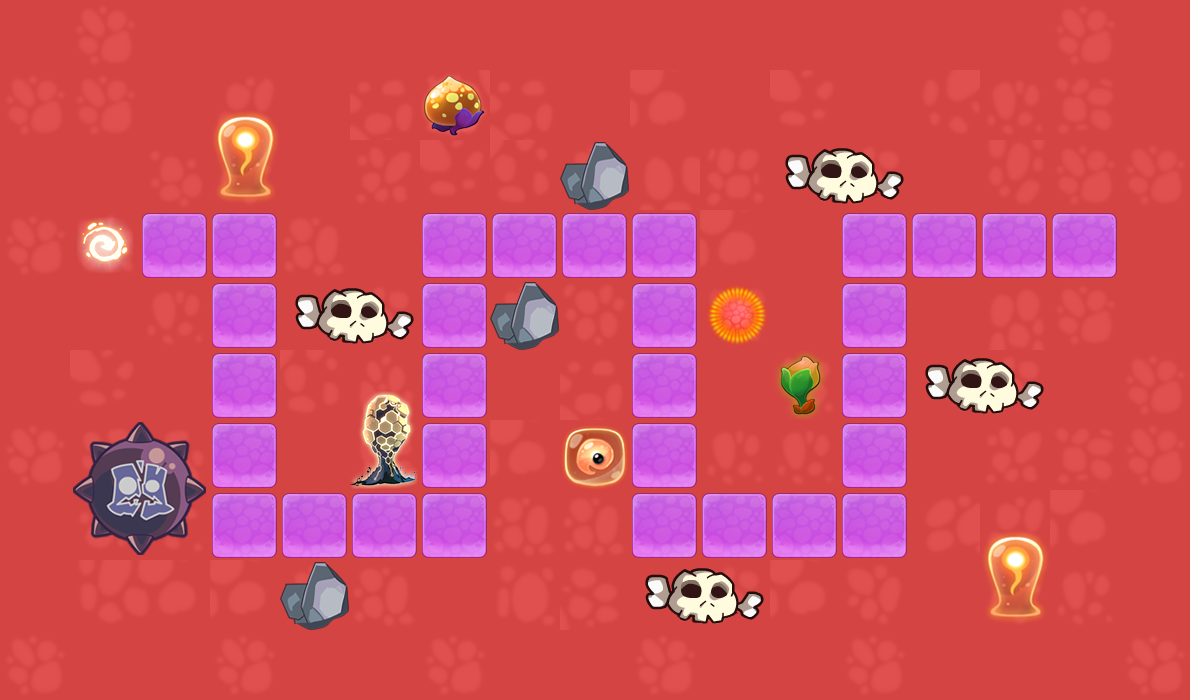

The image is a tile-based game level rendered from a .tmx file. Its description and complete source (layers, tilesets, objects, tile grids) follow:
An orthogonal 17x10 tile map with 70x70 px tiles, 1 tile layer (bg) and 2 objects (player, end).

<map version="1.0" orientation="orthogonal" renderorder="right-down" width="17" height="10" tilewidth="70" tileheight="70" nextobjectid="5">
 <tileset firstgid="1" name="4" tilewidth="70" tileheight="70" tilecount="91" columns="13">
  <image source="4.png" width="910" height="490" />
  <tile id="0">
   <properties>
    <property name="type" value="block" />
   </properties>
  </tile>
  <tile id="1">
   <properties>
    <property name="type" value="ground" />
   </properties>
  </tile>
  <tile id="2">
   <properties>
    <property name="type" value="block" />
   </properties>
  </tile>
  <tile id="3">
   <properties>
    <property name="type" value="ground" />
   </properties>
  </tile>
  <tile id="4">
   <properties>
    <property name="type" value="ground" />
   </properties>
  </tile>
  <tile id="5">
   <properties>
    <property name="type" value="ground" />
   </properties>
  </tile>
  <tile id="6">
   <properties>
    <property name="type" value="ground" />
   </properties>
  </tile>
  <tile id="7">
   <properties>
    <property name="type" value="ground" />
   </properties>
  </tile>
  <tile id="8">
   <properties>
    <property name="type" value="ground" />
   </properties>
  </tile>
  <tile id="9">
   <properties>
    <property name="type" value="ground" />
   </properties>
  </tile>
  <tile id="10">
   <properties>
    <property name="type" value="ground" />
   </properties>
  </tile>
  <tile id="11">
   <properties>
    <property name="type" value="block" />
   </properties>
  </tile>
  <tile id="12">
   <properties>
    <property name="type" value="ground" />
   </properties>
  </tile>
  <tile id="13">
   <properties>
    <property name="type" value="ground" />
   </properties>
  </tile>
  <tile id="14">
   <properties>
    <property name="type" value="ground" />
   </properties>
  </tile>
  <tile id="15">
   <properties>
    <property name="type" value="ground" />
   </properties>
  </tile>
  <tile id="16">
   <properties>
    <property name="type" value="block" />
   </properties>
  </tile>
  <tile id="17">
   <properties>
    <property name="type" value="block" />
   </properties>
  </tile>
  <tile id="18">
   <properties>
    <property name="type" value="ground" />
   </properties>
  </tile>
  <tile id="19">
   <properties>
    <property name="type" value="block" />
   </properties>
  </tile>
  <tile id="20">
   <properties>
    <property name="type" value="ground" />
   </properties>
  </tile>
  <tile id="21">
   <properties>
    <property name="type" value="block" />
   </properties>
  </tile>
  <tile id="22">
   <properties>
    <property name="type" value="block" />
   </properties>
  </tile>
  <tile id="23">
   <properties>
    <property name="type" value="ground" />
   </properties>
  </tile>
  <tile id="24">
   <properties>
    <property name="type" value="block" />
   </properties>
  </tile>
  <tile id="25">
   <properties>
    <property name="type" value="ground" />
   </properties>
  </tile>
  <tile id="26">
   <properties>
    <property name="type" value="ground" />
   </properties>
  </tile>
  <tile id="27">
   <properties>
    <property name="type" value="ground" />
   </properties>
  </tile>
  <tile id="28">
   <properties>
    <property name="type" value="road" />
   </properties>
  </tile>
  <tile id="29">
   <properties>
    <property name="type" value="ground" />
   </properties>
  </tile>
  <tile id="30">
   <properties>
    <property name="type" value="ground" />
   </properties>
  </tile>
  <tile id="31">
   <properties>
    <property name="type" value="ground" />
   </properties>
  </tile>
  <tile id="32">
   <properties>
    <property name="type" value="ground" />
   </properties>
  </tile>
  <tile id="33">
   <properties>
    <property name="type" value="ground" />
   </properties>
  </tile>
  <tile id="34">
   <properties>
    <property name="type" value="ground" />
   </properties>
  </tile>
  <tile id="35">
   <properties>
    <property name="type" value="ground" />
   </properties>
  </tile>
  <tile id="36">
   <properties>
    <property name="type" value="ground" />
   </properties>
  </tile>
  <tile id="37">
   <properties>
    <property name="type" value="ground" />
   </properties>
  </tile>
  <tile id="38">
   <properties>
    <property name="type" value="ground" />
   </properties>
  </tile>
  <tile id="39">
   <properties>
    <property name="type" value="ground" />
   </properties>
  </tile>
  <tile id="40">
   <properties>
    <property name="type" value="road" />
   </properties>
  </tile>
  <tile id="41">
   <properties>
    <property name="type" value="road" />
   </properties>
  </tile>
  <tile id="42">
   <properties>
    <property name="type" value="ground" />
   </properties>
  </tile>
  <tile id="43">
   <properties>
    <property name="type" value="ground" />
   </properties>
  </tile>
  <tile id="44">
   <properties>
    <property name="type" value="ground" />
   </properties>
  </tile>
  <tile id="45">
   <properties>
    <property name="type" value="ground" />
   </properties>
  </tile>
  <tile id="46">
   <properties>
    <property name="type" value="ground" />
   </properties>
  </tile>
  <tile id="47">
   <properties>
    <property name="type" value="ground" />
   </properties>
  </tile>
  <tile id="48">
   <properties>
    <property name="type" value="ground" />
   </properties>
  </tile>
  <tile id="49">
   <properties>
    <property name="type" value="ground" />
   </properties>
  </tile>
  <tile id="50">
   <properties>
    <property name="type" value="ground" />
   </properties>
  </tile>
  <tile id="51">
   <properties>
    <property name="type" value="ground" />
   </properties>
  </tile>
  <tile id="52">
   <properties>
    <property name="type" value="ground" />
   </properties>
  </tile>
  <tile id="53">
   <properties>
    <property name="type" value="ground" />
   </properties>
  </tile>
  <tile id="54">
   <properties>
    <property name="type" value="road" />
   </properties>
  </tile>
  <tile id="55">
   <properties>
    <property name="type" value="ground" />
   </properties>
  </tile>
  <tile id="56">
   <properties>
    <property name="type" value="ground" />
   </properties>
  </tile>
  <tile id="57">
   <properties>
    <property name="type" value="ground" />
   </properties>
  </tile>
  <tile id="58">
   <properties>
    <property name="type" value="ground" />
   </properties>
  </tile>
  <tile id="59">
   <properties>
    <property name="type" value="ground" />
   </properties>
  </tile>
  <tile id="60">
   <properties>
    <property name="type" value="ground" />
   </properties>
  </tile>
  <tile id="61">
   <properties>
    <property name="type" value="ground" />
   </properties>
  </tile>
  <tile id="62">
   <properties>
    <property name="type" value="ground" />
   </properties>
  </tile>
  <tile id="63">
   <properties>
    <property name="type" value="ground" />
   </properties>
  </tile>
  <tile id="64">
   <properties>
    <property name="type" value="ground" />
   </properties>
  </tile>
  <tile id="65">
   <properties>
    <property name="type" value="ground" />
   </properties>
  </tile>
  <tile id="66">
   <properties>
    <property name="type" value="ground" />
   </properties>
  </tile>
  <tile id="67">
   <properties>
    <property name="type" value="block" />
   </properties>
  </tile>
  <tile id="68">
   <properties>
    <property name="type" value="block" />
   </properties>
  </tile>
  <tile id="69">
   <properties>
    <property name="type" value="ground" />
   </properties>
  </tile>
  <tile id="70">
   <properties>
    <property name="type" value="block" />
   </properties>
  </tile>
  <tile id="71">
   <properties>
    <property name="type" value="ground" />
   </properties>
  </tile>
  <tile id="72">
   <properties>
    <property name="type" value="block" />
   </properties>
  </tile>
  <tile id="73">
   <properties>
    <property name="type" value="block" />
   </properties>
  </tile>
  <tile id="74">
   <properties>
    <property name="type" value="block" />
   </properties>
  </tile>
  <tile id="75">
   <properties>
    <property name="type" value="block" />
   </properties>
  </tile>
  <tile id="76">
   <properties>
    <property name="type" value="block" />
   </properties>
  </tile>
  <tile id="77">
   <properties>
    <property name="type" value="ground" />
   </properties>
  </tile>
  <tile id="78">
   <properties>
    <property name="type" value="ground" />
   </properties>
  </tile>
  <tile id="79">
   <properties>
    <property name="type" value="ground" />
   </properties>
  </tile>
  <tile id="80">
   <properties>
    <property name="type" value="block" />
   </properties>
  </tile>
  <tile id="81">
   <properties>
    <property name="type" value="block" />
   </properties>
  </tile>
  <tile id="82">
   <properties>
    <property name="type" value="ground" />
   </properties>
  </tile>
  <tile id="83">
   <properties>
    <property name="type" value="ground" />
   </properties>
  </tile>
  <tile id="84">
   <properties>
    <property name="type" value="ground" />
   </properties>
  </tile>
  <tile id="85">
   <properties>
    <property name="type" value="ground" />
   </properties>
  </tile>
  <tile id="86">
   <properties>
    <property name="type" value="ground" />
   </properties>
  </tile>
  <tile id="87">
   <properties>
    <property name="type" value="block" />
   </properties>
  </tile>
  <tile id="88">
   <properties>
    <property name="type" value="ground" />
   </properties>
  </tile>
  <tile id="89">
   <properties>
    <property name="type" value="ground" />
   </properties>
  </tile>
  <tile id="90">
   <properties>
    <property name="type" value="ground" />
   </properties>
  </tile>
 </tileset>
 <layer name="bg" width="17" height="10">
  <data encoding="csv">
1,3,1,1,1,1,1,1,1,1,1,1,1,1,1,3,1,
3,3,16,75,16,8,20,8,16,57,16,21,16,48,59,60,1,
1,16,62,88,16,63,21,49,73,43,64,76,77,16,65,3,3,
3,41,29,29,15,16,29,29,29,29,57,16,29,29,29,29,1,
1,16,59,29,76,77,29,73,51,29,23,16,29,16,52,3,1,
1,21,16,29,49,12,29,16,8,29,16,22,29,76,77,16,3,
3,68,69,29,16,25,29,57,71,29,59,59,29,16,63,60,3,
1,81,82,29,29,29,29,15,15,29,29,29,29,86,75,57,1,
1,56,57,57,73,15,16,37,67,76,77,57,90,16,88,59,1,
3,1,1,3,1,1,3,1,1,3,1,1,3,1,1,1,3
</data>
 </layer>
 <objectgroup name="object">
  <object id="1" name="player" x="70" y="210" width="70" height="70" />
  <object id="2" name="end" x="1050" y="210" width="70" height="70" />
 </objectgroup>
</map>
